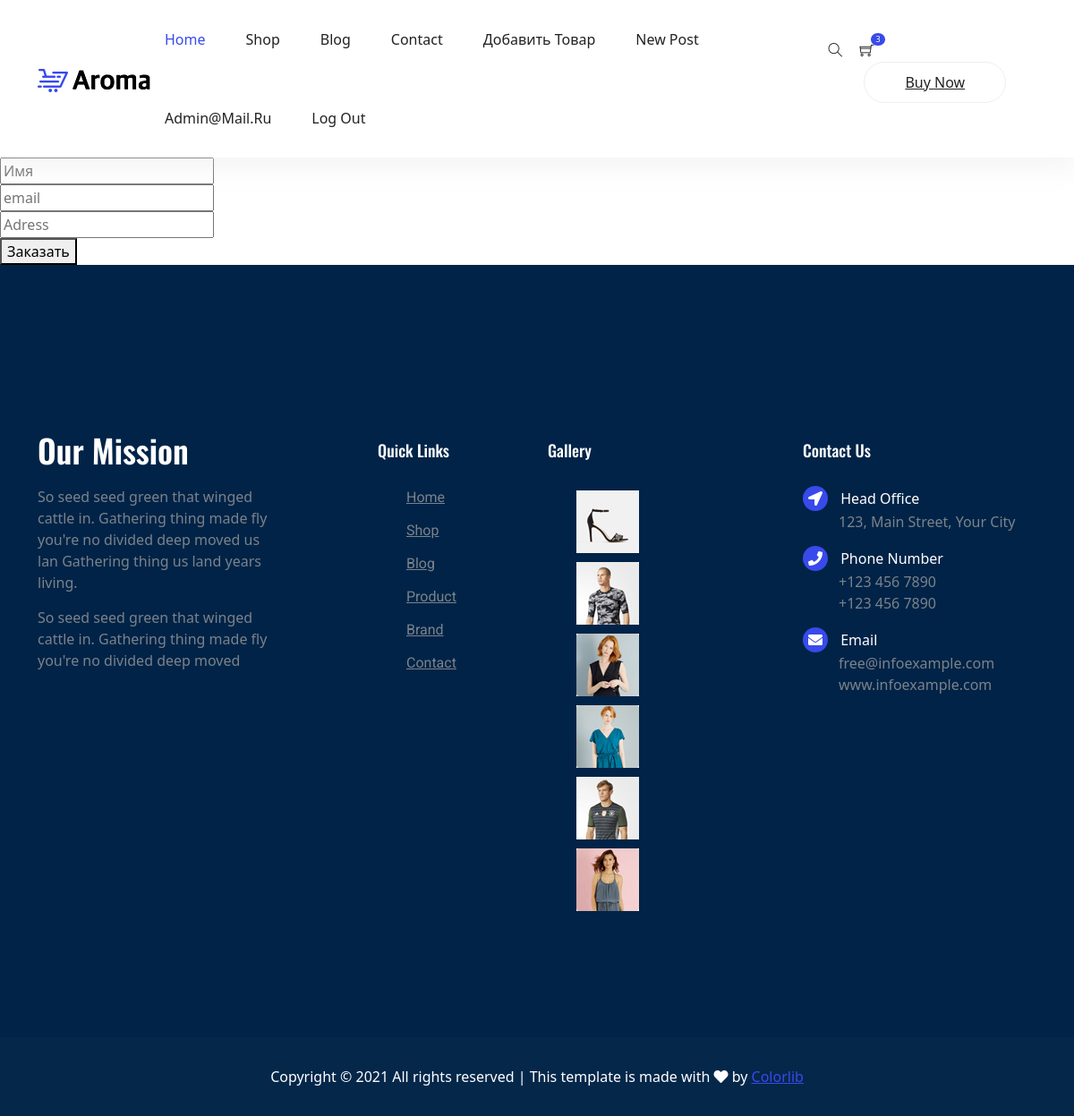
/products/1/buy (signed in), run on an earlier commit of the app's database.
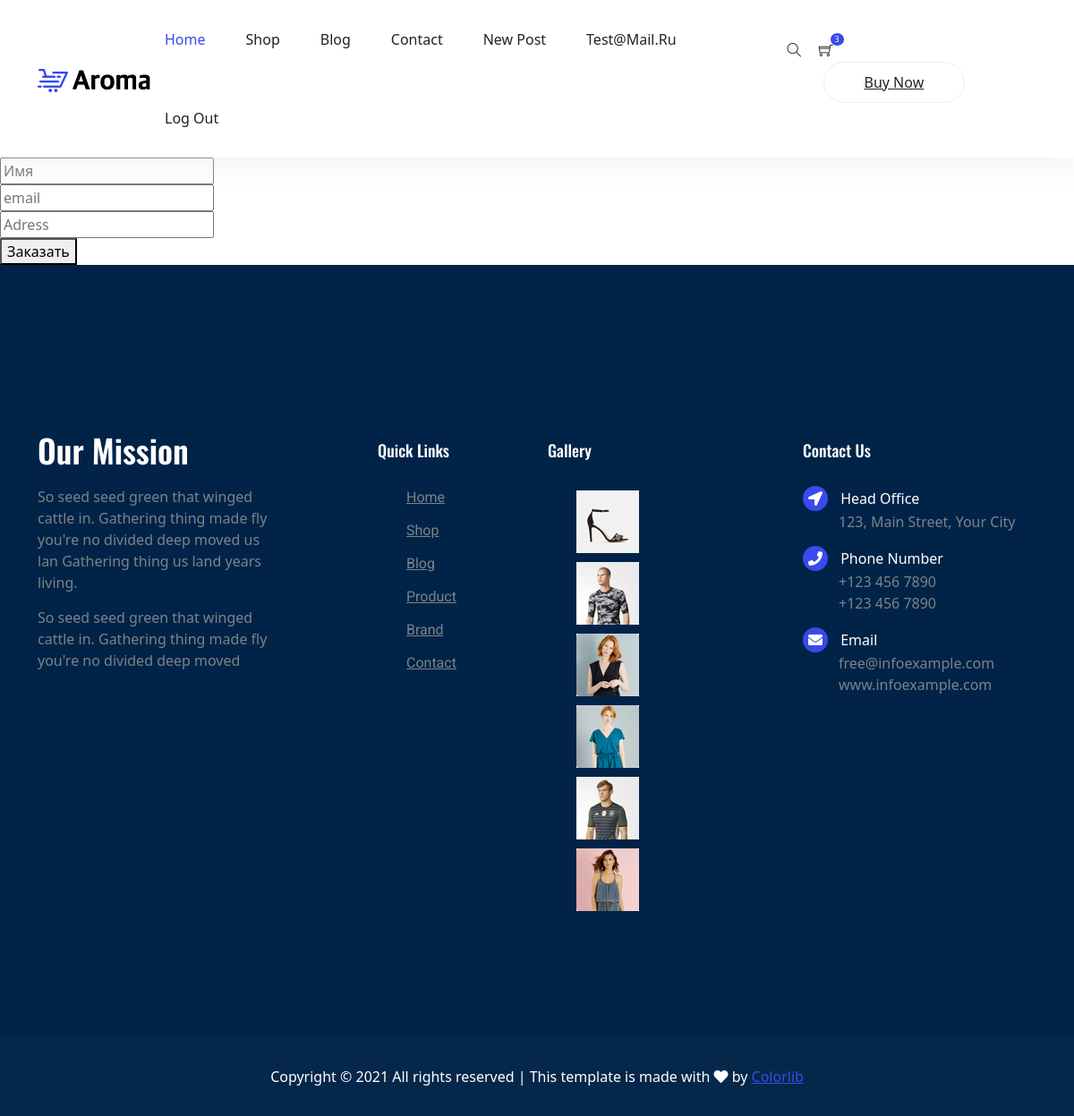
And on a later commit of the database.
### shop/models.py (models this page shows, shortened)
class User(db.Model, UserMixin):
    __tablename__ = 'users'
    id = db.Column(db.Integer(), primary_key=True)
    email = db.Column(db.String(), nullable=False, unique=True)
    password = db.Column(db.String(), nullable=False, unique=True)
    isAdmin = db.Column(db.Boolean, default=False)
    posts = db.relationship('Post', backref='author', lazy=True)

### shop/routes.py (the view)
@app.route('/products/<int:product_id>/buy', methods=['GET', 'POST'])
def buy(product_id):
    product = Product.query.get(product_id)
    if request.method == 'POST':
        f = request.form
        b = Buy(name=f.get('name'), email=f.get('email'), adress=f.get('adress'), product=product)
        db.session.add(b)
        db.session.commit()
    return render_template('buy.html')

### shop/models.py (called while the page is built)
@login_manager.user_loader
def load_user(user_id):
    return User.query.get(int(user_id))

### shop/templates/buy.html
{% extends 'base.html' %}
{% block content %}
<form action="" method="POST">
    <input type="text" name="name" placeholder="Имя"><br>
    <input type="text" name="email" placeholder="email"><br>
    <input type="text" name="adress" placeholder="Adress"><br>
    <button>Заказать</button>
</form>
{% endblock %}

### shop/templates/base.html (shortened to what the changed rows need)
<!DOCTYPE html>
<html lang="en">
<head>
	<link rel="stylesheet" href="{{ url_for('static', filename='vendors/bootstrap/bootstrap.min.css') }}">
	<link rel="stylesheet" href="{{ url_for('static', filename='vendors/fontawesome/css/all.min.css') }}">
	<link rel="stylesheet" href="{{ url_for('static', filename='vendors/themify-icons/themify-icons.css') }}">
	<link rel="stylesheet" href="{{ url_for('static', filename='vendors/nice-select/nice-select.css') }}">
	<link rel="stylesheet" href="{{ url_for('static', filename='vendors/owl-carousel/owl.theme.default.min.css') }}">
	<link rel="stylesheet" href="{{ url_for('static', filename='vendors/owl-carousel/owl.carousel.min.css') }}">
	<link rel="stylesheet" href="{{ url_for('static', filename='css/style.css') }}">
	<link href="https://cdn.jsdelivr.net/npm/bootstrap@5.1.1/dist/css/bootstrap.min.css" rel="stylesheet">
</head>
<body>
	<header class="header_area">
		<div class="main_menu">
			<nav class="navbar navbar-expand-lg navbar-light">
				<div class="container">
					<div class="collapse navbar-collapse offset" id="navbarSupportedContent">
						<ul class="nav navbar-nav menu_nav ml-auto mr-auto">
							{% if current_user.isAdmin %}
								<li class="nav-item"><a class="nav-link" href="{{ url_for('add_product') }}">Добавить товар</a></li>
							{% endif %}
							{% if current_user.is_authenticated %}
								<li class="nav-item"><a class="nav-link" href="{{ url_for('new_post') }}">New Post</a></li>
								<li class="nav-item"><a class="nav-link" href="">{{ current_user.email }}</a></li>
								<li class="nav-item"><a class="nav-link" href="{{ url_for('logout') }}">Log out</a></li>
							{% else %}
								<li class="nav-item"><a class="nav-link" href="{{ url_for('login') }}">Login</a></li>
							{% endif %}
						</ul>
					</div>
				</div>
			</nav>
		</div>
	</header>
</body>
</html>

What changed in the data, as far as the page shows it:
changed User: email "Admin@mail.ru" → "Test@mail.ru"; isAdmin True → False (drawn)
Also different on the page:
text no longer shown: "Добавить Товар"
